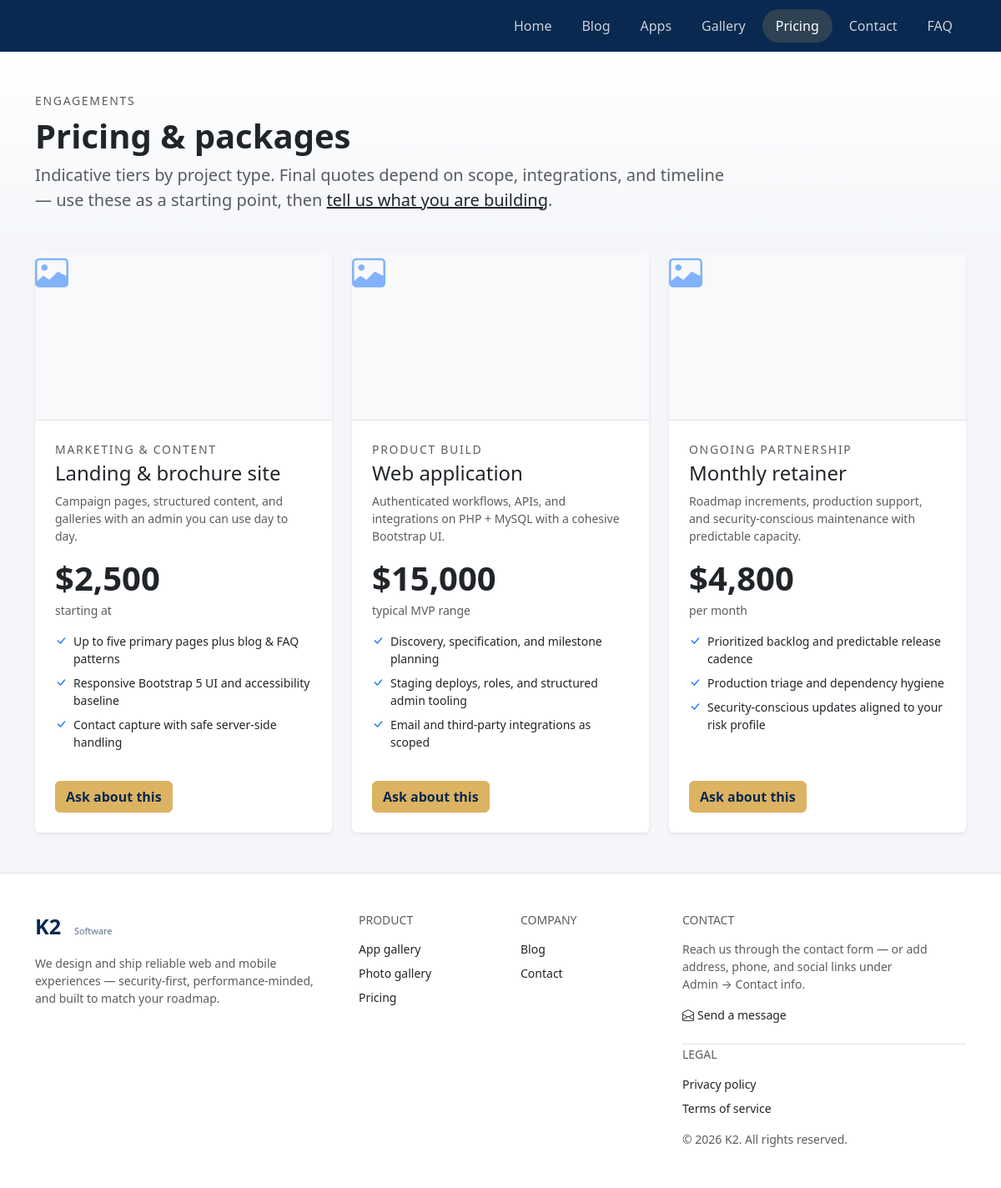
/pricing, run on the app's committed database.
### tables this page shows
CREATE TABLE pricing_plans (
    id INT UNSIGNED NOT NULL AUTO_INCREMENT,
    project_type VARCHAR(128) NOT NULL,
    title VARCHAR(255) NOT NULL,
    summary VARCHAR(512) NOT NULL,
    price_display VARCHAR(64) NOT NULL,
    price_note VARCHAR(128) NULL,
    demo_image_path VARCHAR(512) NULL,
    external_url VARCHAR(512) NULL,
    link_label VARCHAR(80) NULL,
    sort_order INT NOT NULL DEFAULT 0,
    is_visible TINYINT(1) NOT NULL DEFAULT 1,
    created_at DATETIME NOT NULL DEFAULT CURRENT_TIMESTAMP,
    updated_at DATETIME NULL DEFAULT NULL ON UPDATE CURRENT_TIMESTAMP,
    PRIMARY KEY (id),
    KEY idx_pricing_plans_visible_sort (is_visible, sort_order)
);

### includes/http.php (called while the page is built, shortened)
<?php
function k2_base_path(): string
{
    $scriptDir = str_replace('\\', '/', dirname($_SERVER['SCRIPT_NAME'] ?? ''));
    return rtrim($scriptDir, '/');
}
function k2_url(string $path): string
{
    $path = '/' . ltrim($path, '/');
    $base = k2_base_path();
    return ($base === '' ? '' : $base) . $path;
}

### includes/html.php (called while the page is built, shortened)
<?php
function k2_e(?string $value): string
{
    return htmlspecialchars((string) $value, ENT_QUOTES | ENT_SUBSTITUTE, 'UTF-8');
}

### includes/pricing_core.php (called while the page is built, shortened)
<?php
function k2_pricing_plans_visible(): array
{
    try {
        $pdo = k2_db();
        $stmt = $pdo->query(
            'SELECT id, project_type, title, summary, price_display, price_note, demo_image_path, external_url, link_label, sort_order
             FROM pricing_plans
             WHERE is_visible = 1
             ORDER BY sort_order ASC, id ASC'
        );
        $plans = $stmt->fetchAll(PDO::FETCH_ASSOC);
        $ids = [];
        foreach ($plans as $p) {
            $ids[] = (int) ($p['id'] ?? 0);
        }
        $ids = array_values(array_filter($ids, static fn (int $x): bool => $x > 0));
        $placeholders = implode(',', array_fill(0, count($ids), '?'));
        $fStmt = $pdo->prepare(
            "SELECT plan_id, feature_text FROM pricing_plan_features WHERE plan_id IN ($placeholders) ORDER BY plan_id ASC, sort_order ASC, id ASC"
        );
        $fStmt->execute($ids);
        $featureRows = $fStmt->fetchAll(PDO::FETCH_ASSOC);
        $byPlan = [];
        if (is_array($featureRows)) {
            foreach ($featureRows as $fr) {
                $pid = (int) ($fr['plan_id'] ?? 0);
                if (!isset($byPlan[$pid])) {
                    $byPlan[$pid] = [];
                }
                $byPlan[$pid][] = (string) ($fr['feature_text'] ?? '');
            }
        }
        foreach ($plans as &$plan) {
            $pid = (int) ($plan['id'] ?? 0);
        }
        return $plans;
    } catch (Throwable $e) {
        error_log('K2 pricing list: ' . $e->getMessage());
        return [];
    }
}

### templates/pricing/index.php (the view, shortened to what this page needs)
<?php
$plans = k2_pricing_plans_visible();
?>
<div class="k2-page-head border-0 bg-transparent px-0 pt-0">
    <div class="container py-4 py-lg-5">
        <p class="text-uppercase small text-muted mb-2 letter-spacing">Engagements</p>
        <h1 class="display-6 fw-bold text-dark mb-2">Pricing &amp; packages</h1>
        <p class="lead text-muted col-lg-9 mb-0">
            Indicative tiers by project type. Final quotes depend on scope, integrations, and timeline — use these as a starting point, then <a class="link-dark" href="<?= k2_e(k2_url('/contact')) ?>">tell us what you are building</a>.
        </p>
    </div>
</div>
<div class="container pb-5">
    <?php if ($plans === []) : ?>
        <div class="card border-0 shadow-sm">
            <div class="card-body p-4 p-md-5 text-center text-muted">
                <p class="mb-2">No pricing plans are published yet.</p>
                <p class="small mb-0">Add plans under <span class="text-nowrap">Admin → Pricing</span> when you are ready.</p>
            </div>
        </div>
    <?php else : ?>
        <div class="row g-4">
            <?php foreach ($plans as $plan) :
                $ptype = (string) ($plan['project_type'] ?? '');
                $title = (string) ($plan['title'] ?? '');
                $summary = (string) ($plan['summary'] ?? '');
                $priceDisp = (string) ($plan['price_display'] ?? '');
                $priceNote = trim((string) ($plan['price_note'] ?? ''));
                $demo = trim((string) ($plan['demo_image_path'] ?? ''));
                $extUrl = trim((string) ($plan['external_url'] ?? ''));
                $linkLab = trim((string) ($plan['link_label'] ?? ''));
                $features = $plan['features'] ?? [];
                ?>
                <div class="col-lg-4">
                    <article class="card border-0 shadow-sm h-100 k2-pricing-card">
                        <?php if ($demo !== '') : ?>
                            <div class="ratio ratio-16x9 bg-light border-bottom overflow-hidden">
                                <img src="<?= k2_e(k2_asset($demo)) ?>" alt="" class="object-fit-cover" loading="lazy" width="640" height="360" decoding="async">
                            </div>
                        <?php else : ?>
                            <div class="ratio ratio-16x9 bg-light border-bottom d-flex align-items-center justify-content-center text-primary">
                                <i class="bi bi-image display-6 opacity-50" aria-hidden="true"></i>
                            </div>
                        <?php endif; ?>
                        <div class="card-body d-flex flex-column p-4">
                            <p class="small text-uppercase text-muted letter-spacing mb-1"><?= k2_e($ptype) ?></p>
                            <h2 class="h4 text-dark mb-2"><?= k2_e($title) ?></h2>
                            <p class="text-muted small mb-3"><?= k2_e($summary) ?></p>
                            <div class="mb-3">
                                <span class="display-6 fw-bold text-dark"><?= k2_e($priceDisp) ?></span>
                                <?php if ($priceNote !== '') : ?>
                                    <span class="d-block small text-muted mt-1"><?= k2_e($priceNote) ?></span>
                                <?php endif; ?>
                            </div>
                            <?php if ($features !== []) : ?>
                                <ul class="list-unstyled small mb-4 flex-grow-1">
                                    <?php foreach ($features as $feat) :
                                        $feat = trim((string) $feat);
                                        ?>
                                        <li class="d-flex gap-2 mb-2">
                                            <span class="text-primary flex-shrink-0"><i class="bi bi-check-lg" aria-hidden="true"></i></span>
                                            <span><?= k2_e($feat) ?></span>
                                        </li>
                                    <?php endforeach; ?>
                                </ul>
                            <?php endif; ?>
                            <div class="d-flex flex-wrap gap-2 mt-auto pt-1">
                                <?php if ($extUrl !== '') : ?>
                                    <a class="btn btn-k2-accent" href="<?= k2_e($extUrl) ?>" rel="noopener noreferrer" target="_blank"><?= k2_e($linkLab) ?> <i class="bi bi-box-arrow-up-right ms-1" aria-hidden="true"></i></a>
                                    <a class="btn btn-outline-secondary" href="<?= k2_e(k2_url('/contact')) ?>">Ask about this</a>
                                <?php else : ?>
                                    <a class="btn btn-k2-accent" href="<?= k2_e(k2_url('/contact')) ?>">Ask about this</a>
                                <?php endif; ?>
                            </div>
                        </div>
                    </article>
                </div>
            <?php endforeach; ?>
        </div>
    <?php endif; ?>
</div>
<?php
require K2_ROOT . '/templates/layout.php';

### data on the page
pricing_plans: project_type "MARKETING & CONTENT", title "Landing & brochure site", summary "Campaign pages, structured content, and galleries with an admin you can use day to day.", price_display "$2,500", price_note "starting at", feat "Up to five primary pages plus blog & FAQ patterns", feat "Responsive Bootstrap 5 UI and accessibility baseline", feat "Contact capture with safe server-side handling"
pricing_plans: project_type "PRODUCT BUILD", title "Web application", summary "Authenticated workflows, APIs, and integrations on PHP + MySQL with a cohesive Bootstrap UI.", price_display "$15,000", price_note "typical MVP range", feat "Discovery, specification, and milestone planning", feat "Staging deploys, roles, and structured admin tooling", feat "Email and third-party integrations as scoped"
pricing_plans: project_type "ONGOING PARTNERSHIP", title "Monthly retainer", summary "Roadmap increments, production support, and security-conscious maintenance with predictable capacity.", price_display "$4,800", price_note "per month", feat "Prioritized backlog and predictable release cadence", feat "Production triage and dependency hygiene", feat "Security-conscious updates aligned to your risk profile"

### other printed values
k2_e($label) "Home"
k2_e($label) "Blog"
k2_e($label) "Apps"
k2_e($label) "Gallery"
k2_e($label) "Pricing"
k2_e($label) "Contact"
